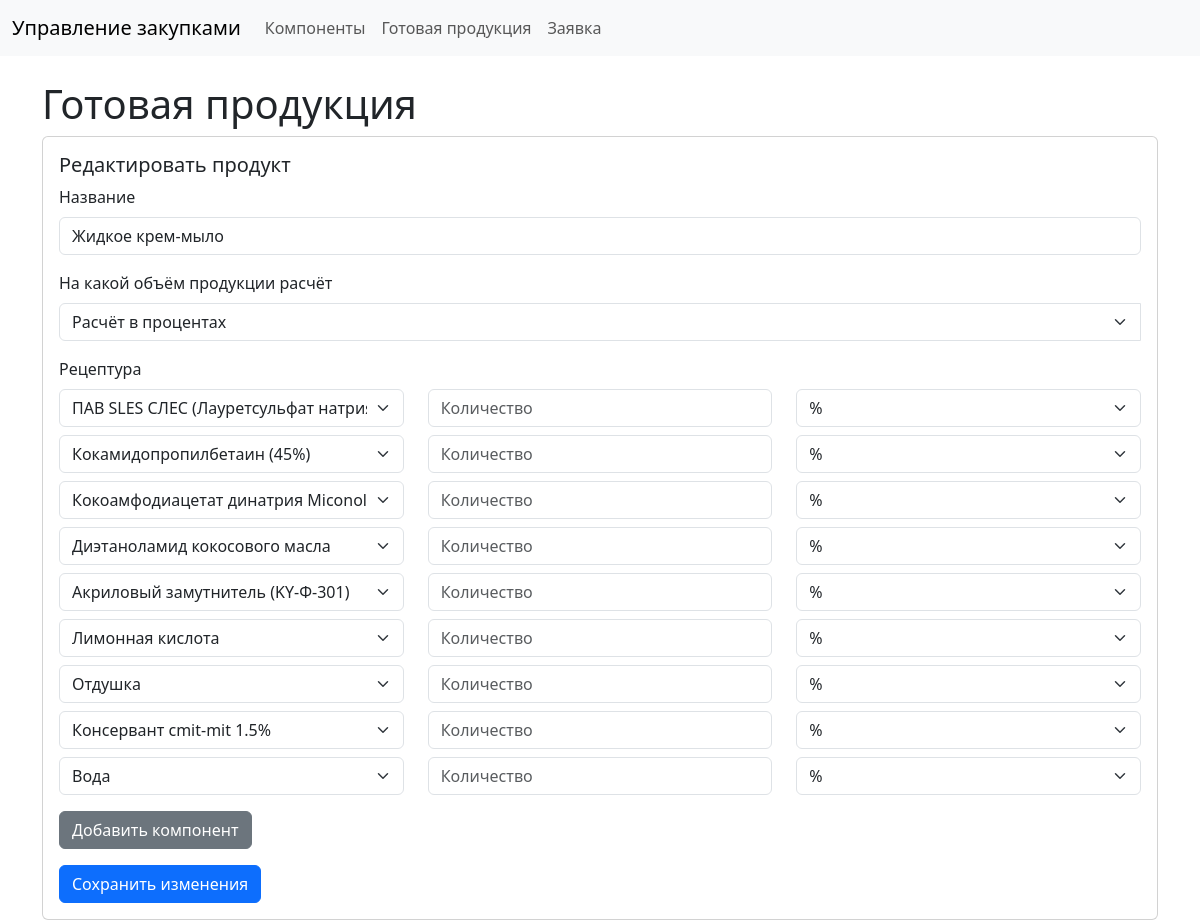
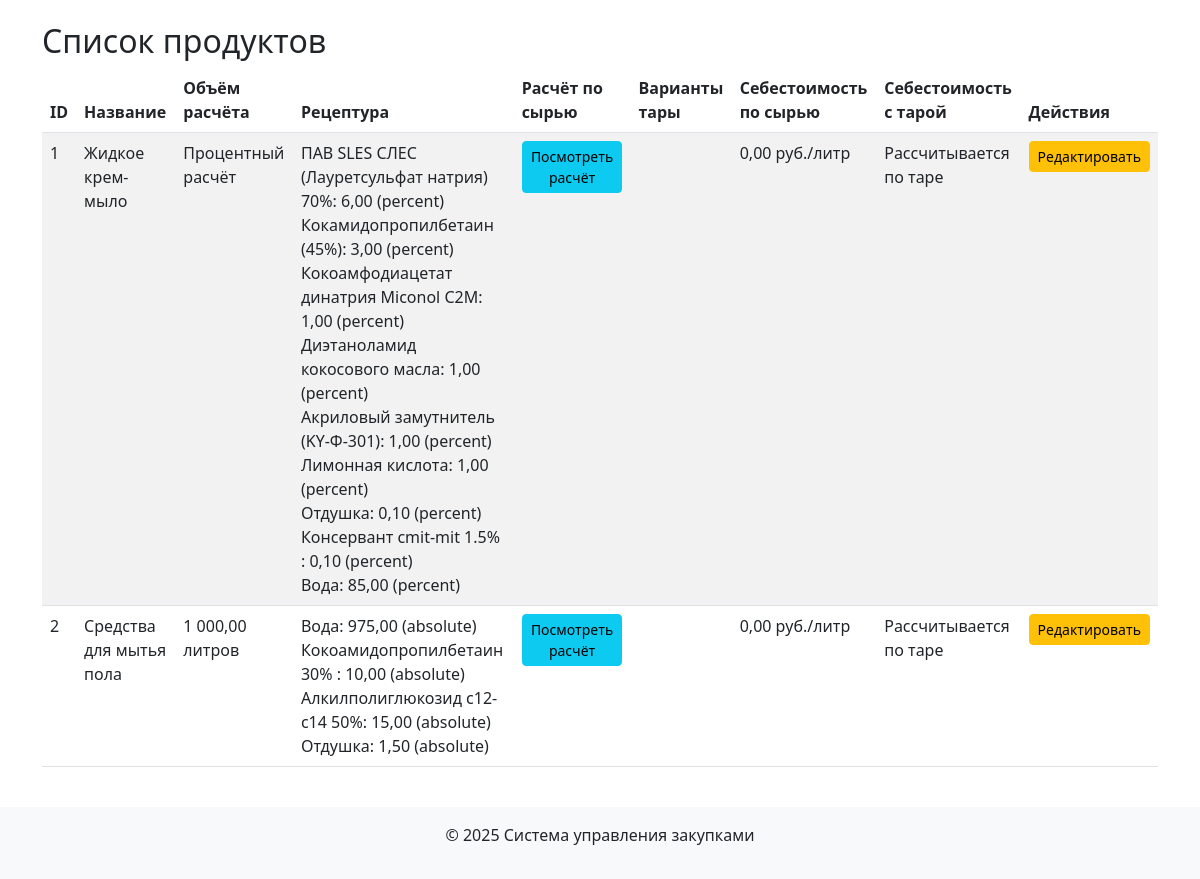
The app's page /products.php?edit=1 with its own data (2 pictures, top to bottom).
### tables this page shows
CREATE TABLE `products` (
  `id` int(11) NOT NULL AUTO_INCREMENT,
  `name` varchar(255) NOT NULL,
  `target_volume` varchar(50) NOT NULL DEFAULT 'percent',
  `base_volume` decimal(10,2) DEFAULT '1000.00',
  PRIMARY KEY (`id`)
);

CREATE TABLE `recipes` (
  `id` int(11) NOT NULL AUTO_INCREMENT,
  `product_id` int(11) NOT NULL,
  `component_id` int(11) NOT NULL,
  `amount` decimal(10,2) NOT NULL,
  `amount_type` enum('percent','absolute') NOT NULL DEFAULT 'absolute',
  PRIMARY KEY (`id`),
  KEY `product_id` (`product_id`),
  KEY `component_id` (`component_id`),
  CONSTRAINT `recipes_ibfk_1` FOREIGN KEY (`product_id`) REFERENCES `products` (`id`) ON DELETE CASCADE,
  CONSTRAINT `recipes_ibfk_2` FOREIGN KEY (`component_id`) REFERENCES `components` (`id`) ON DELETE CASCADE
);

CREATE TABLE `components` (
  `id` int(11) NOT NULL AUTO_INCREMENT,
  `name` varchar(255) NOT NULL,
  `price_per_unit` decimal(10,2) NOT NULL,
  `unit` enum('kg','liter') NOT NULL DEFAULT 'kg',
  `is_container` tinyint(1) DEFAULT '0',
  `concentration` decimal(5,2) DEFAULT '100.00',
  PRIMARY KEY (`id`)
);

### cost_calculator.php (called while the page is built, shortened)
<?php
function calculateProductCost($pdo, $product_id, $total_volume = 1, $log_function = null) {
    $total_cost = 0;
    $components = [];
    $warnings = [];
    $stmt = $pdo->prepare("SELECT base_volume FROM products WHERE id = ?");
    $stmt->execute([$product_id]);
    $product = $stmt->fetch();
    $base_volume = $product['base_volume'] ?? 1000.00;
    $stmt = $pdo->prepare("
        SELECT r.component_id, r.amount, r.amount_type, c.name as component_name, c.price_per_unit, c.unit, c.is_container, c.concentration
        FROM recipes r
        JOIN components c ON r.component_id = c.id
        WHERE r.product_id = ?
    ");
    $stmt->execute([$product_id]);
    $recipes = $stmt->fetchAll();
    foreach ($recipes as $row) {
        $component_id = $row['component_id'];
        $amount = floatval($row['amount']);
        $amount_type = $row['amount_type'];
        $scale_factor = $total_volume / $base_volume;
        $adjusted_amount = ($amount_type == 'percent') ? $amount / 100 * $total_volume : $amount * $scale_factor;
        $components[$component_id] = [
            'name' => $row['component_name'],
            'amount' => $adjusted_amount,
            'price_per_unit' => floatval($row['price_per_unit']),
            'unit' => $row['unit'],
            'is_container' => $row['is_container'],
            'concentration' => $row['concentration'],
            'amount_type' => $amount_type
        ];
    }
    return [
        'components' => $components,
        'total_cost' => $total_cost,
        'warnings' => $warnings
    ];
}
?>

### products.php (the view, shortened to what this page needs)
<?php
include 'config.php';
include 'cost_calculator.php';
include 'header.php';
$components = $pdo->query("SELECT id, name FROM components")->fetchAll();
$products = $pdo->query("SELECT * FROM products")->fetchAll();
$edit_prod = null;
$edit_recipes = [];
if (isset($_GET['edit'])) {
    $id = $_GET['edit'];
    $stmt = $pdo->prepare("SELECT * FROM products WHERE id = ?");
    $stmt->execute([$id]);
    $edit_prod = $stmt->fetch();
    $stmt = $pdo->prepare("SELECT * FROM recipes WHERE product_id = ?");
    $stmt->execute([$id]);
    $edit_recipes = $stmt->fetchAll();
}
?>
<h1>Готовая продукция</h1>
<div class="card mb-4">
    <div class="card-body">
        <h5 class="card-title"><?= $edit_prod ? 'Редактировать продукт' : 'Добавить продукт' ?></h5>
        <form method="post">
            <div class="mb-3">
                <label for="name" class="form-label">Название</label>
                <input type="text" class="form-control" id="name" name="name" value="<?= $edit_prod ? $edit_prod['name'] : '' ?>" required>
            </div>
            <div class="mb-3">
                <label for="target_volume" class="form-label">На какой объём продукции расчёт</label>
                <div class="input-group">
                    <select class="form-select" id="target_volume_select" name="target_volume_select" onchange="toggleVolumeInput(this)">
                        <option value="percent" <?= $edit_prod && $edit_prod['target_volume'] === 'percent' ? 'selected' : '' ?>>Расчёт в процентах</option>
                    </select>
                </div>
            </div>
            <div class="mb-3">
                <label class="form-label">Рецептура</label>
                <div id="recipes">
                    <?php if ($edit_prod && $edit_recipes): ?>
                        <?php foreach ($edit_recipes as $index => $rec): ?>
                            <div class="row mb-2">
                                <div class="col">
                                    <select class="form-select" name="recipes[<?= $index ?>][component_id]">
                                        <?php foreach ($components as $comp): ?>
                                            <option value="<?= $comp['id'] ?>" <?= $comp['id'] == $rec['component_id'] ? 'selected' : '' ?>><?= $comp['name'] ?></option>
                                        <?php endforeach; ?>
                                    </select>
                                </div>
                                <div class="col">
                                    <input type="number" step="0.01" class="form-control" name="recipes[<?= $index ?>][amount]" value="<?= number_format($rec['amount'], 2, ',', ' ') ?>" placeholder="Количество">
                                </div>
                                <div class="col">
                                    <select class="form-select" name="recipes[<?= $index ?>][amount_type]">
                                        <option value="percent" <?= $rec['amount_type'] == 'percent' ? 'selected' : '' ?>>%</option>
                                    </select>
                                </div>
                            </div>
                        <?php endforeach; ?>
                    <?php endif; ?>
                </div>
                <button type="button" class="btn btn-secondary mt-2" onclick="addRecipe()">Добавить компонент</button>
            </div>
            <button type="submit" name="<?= $edit_prod ? 'edit_product' : 'add_product' ?>" class="btn btn-primary"><?= $edit_prod ? 'Сохранить изменения' : 'Добавить продукт' ?></button>
        </form>
    </div>
</div>
<h2>Список продуктов</h2>
<div class="table-responsive">
    <table class="table table-striped">
        <thead>
            <tr>
                <th>ID</th>
                <th>Название</th>
                <th>Объём расчёта</th>
                <th>Рецептура</th>
                <th>Расчёт по сырью</th>
                <th>Варианты тары</th>
                <th>Себестоимость по сырью</th>
                <th>Себестоимость с тарой</th>
                <th>Действия</th>
            </tr>
        </thead>
        <tbody>
            <?php foreach ($products as $prod): ?>
            <tr>
                <td><?= $prod['id'] ?></td>
                <td><?= $prod['name'] ?></td>
                <td><?= $prod['target_volume'] === 'percent' ? 'Процентный расчёт' : number_format($prod['target_volume'], 2, ',', ' ') . ' литров' ?></td>
                <td>
                    <?php
                    $recipes = $pdo->prepare("SELECT r.*, c.name, c.price_per_unit, c.unit FROM recipes r JOIN components c ON r.component_id = c.id WHERE r.product_id = ?");
                    $recipes->execute([$prod['id']]);
                    $recipes_data = $recipes->fetchAll();
                    foreach ($recipes_data as $rec) {
                        echo "<div>{$rec['name']}: " . number_format($rec['amount'], 2, ',', ' ') . " ({$rec['amount_type']})</div>";
                    }
                    ?>
                </td>
                <td>
                    <a href="recipe_details.php?product_id=<?= $prod['id'] ?>" class="btn btn-sm btn-info">Посмотреть расчёт</a>
                </td>
                <td>
                </td>
                <td>
                    <?php
                    $cost_data = calculateProductCost($pdo, $prod['id']);
                    $raw_cost = $cost_data['cost'];
                    echo number_format($raw_cost, 2, ',', ' ') . " руб./литр";
                    ?>
                </td>
                <td>Рассчитывается по таре</td>
                <td>
                    <a href="products.php?edit=<?= $prod['id'] ?>" class="btn btn-sm btn-warning">Редактировать</a>
                </td>
            </tr>
            <?php endforeach; ?>
        </tbody>
    </table>
</div>
<?php include 'footer.php'; ?>

### records on screen
products: name "Жидкое крем-мыло", target_volume_select "Расчёт в процентах", id "1", shows "Процентный расчёт", raw_cost "0,00"
recipes: component.name "ПАВ SLES СЛЕС (Лауретсульфат натрия) 70%", amount_type "%", amount "6,00", amount_type "percent"
recipes: component.name "Кокамидопропилбетаин (45%)", amount_type "%", amount "3,00", amount_type "percent"
recipes: component.name "Кокоамфодиацетат динатрия Miconol C2M", amount_type "%", amount "1,00", amount_type "percent"
recipes: component.name "Диэтаноламид кокосового масла", amount_type "%", amount "1,00", amount_type "percent"
recipes: component.name "Акриловый замутнитель (KY-Ф-301)", amount_type "%", amount "1,00", amount_type "percent"
recipes: component.name "Лимонная кислота", amount_type "%", amount "1,00", amount_type "percent"
recipes: component.name "Отдушка", amount_type "%", amount "0,10", amount_type "percent"
recipes: component.name "Консервант cmit-mit 1.5%", amount_type "%", amount "0,10", amount_type "percent"
recipes: component.name "Вода", amount_type "%", amount "85,00", amount_type "percent"
products: id "2", name "Средства для мытья пола", target_volume "1 000,00", raw_cost "0,00"
recipes: component.name "Вода", amount "975,00", amount_type "absolute"
recipes: component.name "Кокоамидопропилбетаин 30%", amount "10,00", amount_type "absolute"
recipes: component.name "Алкилполиглюкозид с12-с14 50%", amount "15,00", amount_type "absolute"
recipes: component.name "Отдушка", amount "1,50", amount_type "absolute"
